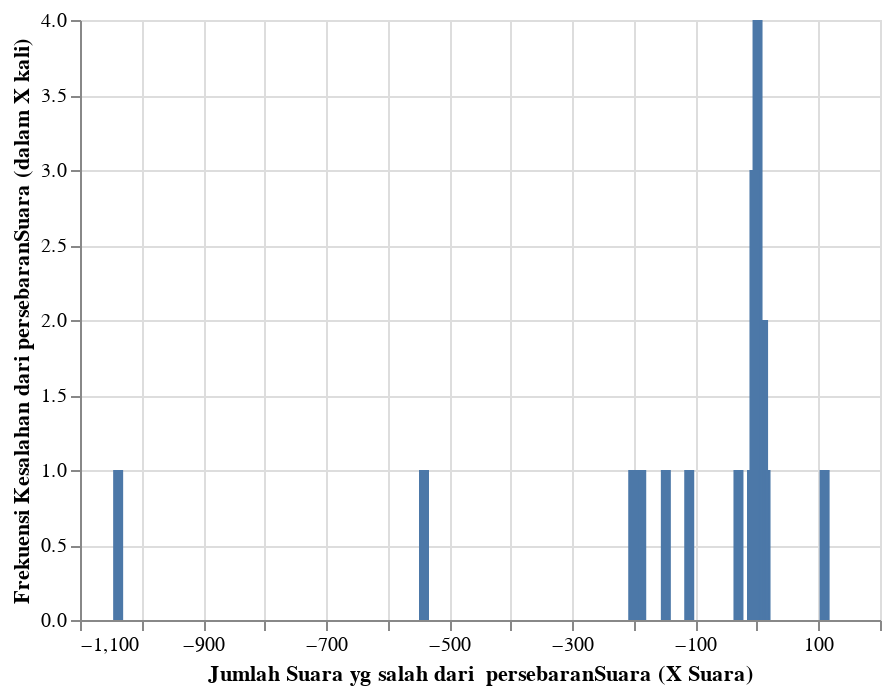

The notebook cell saved with this chart:
### Code cell
# prompt: Using dataframe final: suggest a plot that display range of persebaranSuara

import altair as alt

alt.Chart(final).mark_bar().encode(
    x = alt.X('perbedaanSuara:Q', title='Jumlah Suara yg salah dari  persebaranSuara (X Suara)'),
    y = alt.Y('count()', title='Frekuensi Kesalahan dari persebaranSuara (dalam X kali)')
)

### Figure 1 — Vega-Lite specification as saved in the notebook (floating-point values rounded to 4 significant figures)
{"config": {"view": {"continuousWidth": 400, "continuousHeight": 300}}, "data": {"name": "data-5cbb9037bdd016ab410c7bfd0d316d8c"}, "mark": "bar", "encoding": {"x": {"field": "perbedaanSuara", "title": "Jumlah Suara yg salah dari  persebaranSuara (X Suara)", "type": "quantitative"}, "y": {"aggregate": "count", "title": "Frekuensi Kesalahan dari persebaranSuara (dalam X kali)", "type": "quantitative"}}, "$schema": "https://vega.github.io/schema/vega-lite/v4.17.0.json", "datasets": {"data-5cbb9037bdd016ab410c7bfd0d316d8c": [{"KodeTPS": "3101011003001", "perbedaanSuara": 110.0, "perbedaan": true, "url": "https://pemilu2024.kpu.go.id/pilpres/hitung-suara/31/3101/310101/3101011003/3101011003001"}, {"KodeTPS": "3173011005056", "perbedaanSuara": 14.0, "perbedaan": true, "url": "https://pemilu2024.kpu.go.id/pilpres/hitung-suara/31/3173/317301/3173011005/3173011005056"}, {"KodeTPS": "3173011002078", "perbedaanSuara": 11.0, "perbedaan": true, "url": "https://pemilu2024.kpu.go.id/pilpres/hitung-suara/31/3173/317301/3173011002/3173011002078"}, {"KodeTPS": "3101021002004", "perbedaanSuara": 10.0, "perbedaan": true, "url": "https://pemilu2024.kpu.go.id/pilpres/hitung-suara/31/3101/310102/3101021002/3101021002004"}, {"KodeTPS": "3173011001185", "perbedaanSuara": 10.0, "perbedaan": true, "url": "https://pemilu2024.kpu.go.id/pilpres/hitung-suara/31/3173/317301/3173011001/3173011001185"}, {"KodeTPS": "3173011006006", "perbedaanSuara": 6.0, "perbedaan": true, "url": "https://pemilu2024.kpu.go.id/pilpres/hitung-suara/31/3173/317301/3173011006/3173011006006"}, {"KodeTPS": "3173011002062", "perbedaanSuara": 5.0, "perbedaan": true, "url": "https://pemilu2024.kpu.go.id/pilpres/hitung-suara/31/3173/317301/3173011002/3173011002062"}, {"KodeTPS": "3173011006041", "perbedaanSuara": 4.0, "perbedaan": true, "url": "https://pemilu2024.kpu.go.id/pilpres/hitung-suara/31/3173/317301/3173011006/3173011006041"}, {"KodeTPS": "3173011002094", "perbedaanSuara": 4.0, "perbedaan": true, "url": "https://pemilu2024.kpu.go.id/pilpres/hitung-suara/31/3173/317301/3173011002/3173011002094"}, {"KodeTPS": "3173011002126", "perbedaanSuara": 3.0, "perbedaan": true, "url": "https://pemilu2024.kpu.go.id/pilpres/hitung-suara/31/3173/317301/3173011002/3173011002126"}, {"KodeTPS": "3173011002127", "perbedaanSuara": 3.0, "perbedaan": true, "url": "https://pemilu2024.kpu.go.id/pilpres/hitung-suara/31/3173/317301/3173011002/3173011002127"}, {"KodeTPS": "3173011001152", "perbedaanSuara": 1.0, "perbedaan": true, "url": "https://pemilu2024.kpu.go.id/pilpres/hitung-suara/31/3173/317301/3173011001/3173011001152"}, {"KodeTPS": "3173011006196", "perbedaanSuara": 1.0, "perbedaan": true, "url": "https://pemilu2024.kpu.go.id/pilpres/hitung-suara/31/3173/317301/3173011006/3173011006196"}, {"KodeTPS": "3173011002063", "perbedaanSuara": 1.0, "perbedaan": true, "url": "https://pemilu2024.kpu.go.id/pilpres/hitung-suara/31/3173/317301/3173011002/3173011002063"}, {"KodeTPS": "3173011002155", "perbedaanSuara": 1.0, "perbedaan": true, "url": "https://pemilu2024.kpu.go.id/pilpres/hitung-suara/31/3173/317301/3173011002/3173011002155"}, {"KodeTPS": "3173011002141", "perbedaanSuara": -3.0, "perbedaan": true, "url": "https://pemilu2024.kpu.go.id/pilpres/hitung-suara/31/3173/317301/3173011002/3173011002141"}, {"KodeTPS": "3101021003001", "perbedaanSuara": -4.0, "perbedaan": true, "url": "https://pemilu2024.kpu.go.id/pilpres/hitung-suara/31/3101/310102/3101021003/3101021003001"}, {"KodeTPS": "3173011002123", "perbedaanSuara": -4.0, "perbedaan": true, "url": "https://pemilu2024.kpu.go.id/pilpres/hitung-suara/31/3173/317301/3173011002/3173011002123"}, {"KodeTPS": "3173011005092", "perbedaanSuara": -4.0, "perbedaan": true, "url": "https://pemilu2024.kpu.go.id/pilpres/hitung-suara/31/3173/317301/3173011005/3173011005092"}, {"KodeTPS": "3173011002099", "perbedaanSuara": -6.0, "perbedaan": true, "url": "https://pemilu2024.kpu.go.id/pilpres/hitung-suara/31/3173/317301/3173011002/3173011002099"}, {"KodeTPS": "3101011001003", "perbedaanSuara": -8.0, "perbedaan": true, "url": "https://pemilu2024.kpu.go.id/pilpres/hitung-suara/31/3101/310101/3101011001/3101011001003"}, {"KodeTPS": "3173011005115", "perbedaanSuara": -30.0, "perbedaan": true, "url": "https://pemilu2024.kpu.go.id/pilpres/hitung-suara/31/3173/317301/3173011005/3173011005115"}, {"KodeTPS": "3173011006157", "perbedaanSuara": -110.0, "perbedaan": true, "url": "https://pemilu2024.kpu.go.id/pilpres/hitung-suara/31/3173/317301/3173011006/3173011006157"}, {"KodeTPS": "3173011006142", "perbedaanSuara": -148.0, "perbedaan": true, "url": "https://pemilu2024.kpu.go.id/pilpres/hitung-suara/31/3173/317301/3173011006/3173011006142"}, {"KodeTPS": "3173011006134", "perbedaanSuara": -188.0, "perbedaan": true, "url": "https://pemilu2024.kpu.go.id/pilpres/hitung-suara/31/3173/317301/3173011006/3173011006134"}, {"KodeTPS": "3173011002073", "perbedaanSuara": -201.0, "perbedaan": true, "url": "https://pemilu2024.kpu.go.id/pilpres/hitung-suara/31/3173/317301/3173011002/3173011002073"}, {"KodeTPS": "3173011002090", "perbedaanSuara": -541.0, "perbedaan": true, "url": "https://pemilu2024.kpu.go.id/pilpres/hitung-suara/31/3173/317301/3173011002/3173011002090"}, {"KodeTPS": "3101011003008", "perbedaanSuara": -1038.0, "perbedaan": true, "url": "https://pemilu2024.kpu.go.id/pilpres/hitung-suara/31/3101/310101/3101011003/3101011003008"}]}}
